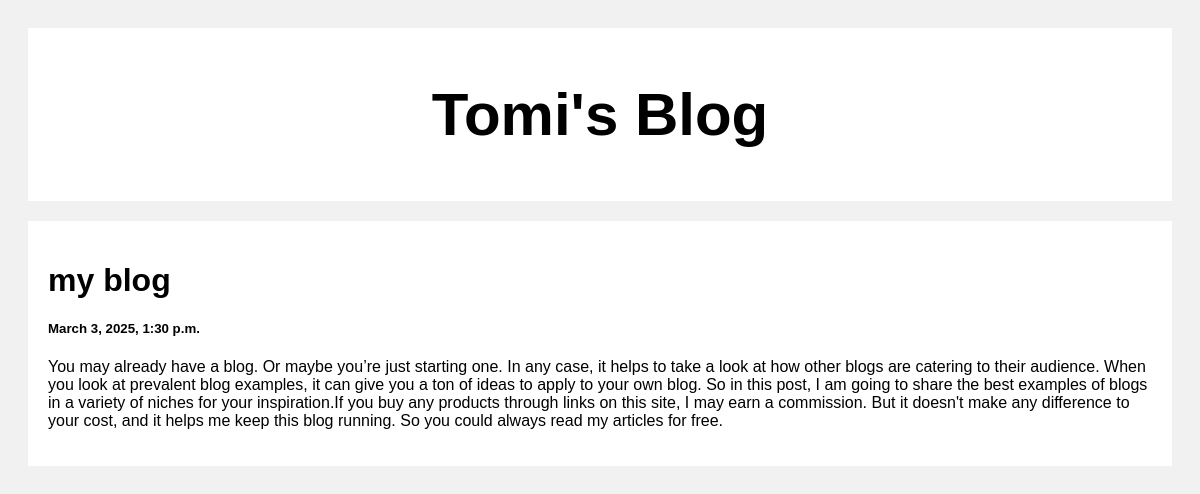
/post/1, run on the app's committed database.
### posts/models.py (models this page shows)
class Post(models.Model):
    title = models.CharField(max_length=100)
    body = models.CharField(max_length=1000000)
    created_at = models.DateTimeField(default=datetime.now, blank=True)

### posts/views.py (the view)
# urls.py: path('post/<str:pk>', views.post, name='post')
def post(request, pk):
    posts = Post.objects.get(id=pk)
    return render(request, 'posts.html', {'posts': posts})

### templates/posts.html (shortened to what this page needs)
<!DOCTYPE html>
<html>
<head>
</head>
<body>
<div class="header">
  <h2>Tomi's Blog</h2>
</div>
<div class="row">
  <div class="leftcolumn">
    <div class="card">
        <h1>{{posts.title}}</h1>
        <h5>{{posts.created_at}}</h5>
        <p>{{posts.body}}</p>
    </div>
  </div>
</div>
</body>
</html>

### templates/posts.html (style rules this page uses)
* { box-sizing: border-box; }
body { font-family: Arial; padding: 20px; background: #f1f1f1; }
.header { padding: 2px; font-size: 40px; text-align: center; background: white; }
.leftcolumn { float: left; width: 100%; }
.card { background-color: white; padding: 20px; margin-top: 20px; }
.row:after { content: ""; display: table; clear: both; }

### data on the page
Post: title "my blog", created_at "March 3, 2025, 1:30 p.m.", body "You may already have a blog. Or maybe you’re just starting one. In any case, it helps to take a look at how other blogs are catering to their audience. When you look at prevalent blog examples, it can give you a ton of ideas to apply to your own blog. So in this post, I am going to share the best examples of blogs in a variety of niches for your inspiration.If you buy any products through links on this site, I may earn a commission. But it doesn't make any difference to your cost, and it helps me keep this blog running. So you could always read my articles for free."
